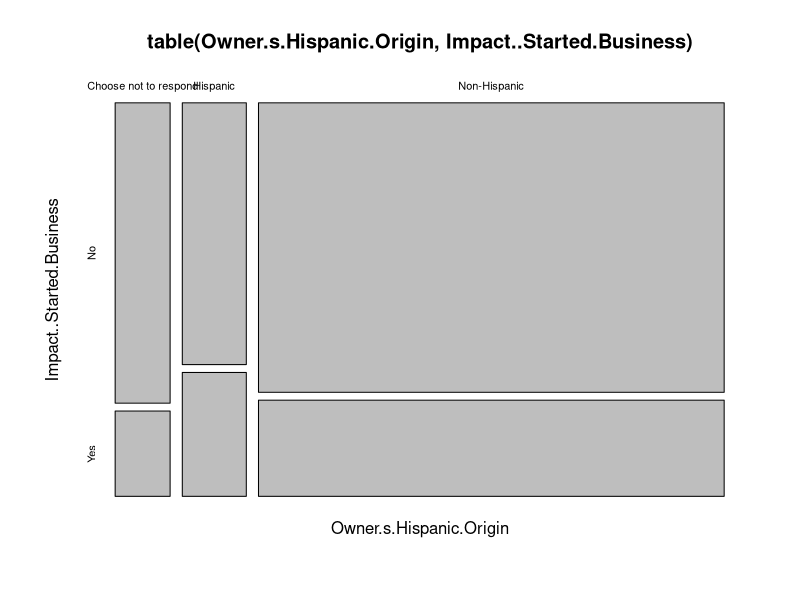
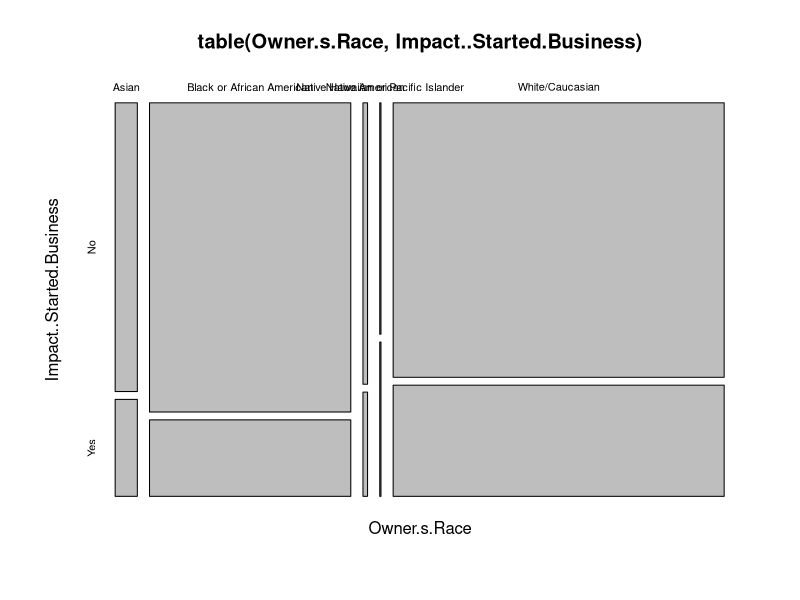

Reproduce these figures in R, in order. (Note: this script raises an error after producing the figures.)
rm = (list = ls())

library(dplyr)
library(tidyverse)
#library(DataExplorer)


raw <- read.csv("tempraw.csv", stringsAsFactors = FALSE)
raw <- raw[1:17078,]

colnames(raw)


nrow(raw)
head(raw)
tail(raw)
str(raw)

temp <- raw %>% filter(Impact..Started.Business %in% c("Yes","No"))
temp <- temp %>% filter(!(Ownership.Gender=="Choose not to respond")) 
temp <- temp %>% filter(!(Owner.s.Race=="Choose not to respond"))
raw_regdata <- temp %>% filter(!(Owner.s.Race=="Choose not to respond"))
raw_regdata$old_emp <- raw_regdata$Company.s.Total.employees - raw_regdata$Impact..Created.New.Jobs
nrow(raw_regdata)
table(raw_regdata$Business.Status)
table(raw_regdata$Impact..Started.Business)


attach(raw_regdata)

table(Owner.s.Hispanic.Origin, Impact..Started.Business)
table(Owner.s.Hispanic.Origin, Impact..Started.Business)
plot(table(Owner.s.Hispanic.Origin, Impact..Started.Business))
table(County, Impact..Started.Business)
plot(table(Owner.s.Race, Impact..Started.Business))

raw_regdata$started <- as.numeric(if_else(raw_regdata$Impact..Started.Business == "Yes", 1, 0))
table(raw_regdata$started)

#Creating factor variable for County/Service center

x<-as.data.frame(table(ï..Service.Center)) 
quantile(x$Freq)
y <- as.data.frame(table(County)) 
quantile(y$Freq)
temp <- y%>%filter(Freq>475)
high_counties <- temp%>%select(County)
raw_regdata$CC <- if_else(County %in% high_counties$County, 1,0)
table(raw_regdata$CC)

#Feature Engineering
raw_regdata$County <- as.factor(raw_regdata$County)
raw_regdata$County <- relevel(raw_regdata$County, ref = "Prince Georges")
raw_regdata$Ownership.Gender <-  as.factor(raw_regdata$Ownership.Gender)
raw_regdata$Ownership.Gender <- relevel(raw_regdata$Ownership.Gender, ref = "Woman-Owned")
raw_regdata$Owner.s.Hispanic.Origin <-  as.factor(raw_regdata$Owner.s.Hispanic.Origin)
raw_regdata$Owner.s.Hispanic.Origin <-  relevel(raw_regdata$Owner.s.Hispanic.Origin, ref = "Hispanic")
raw_regdata$Owner.s.Race <- as.factor(raw_regdata$Owner.s.Race)
raw_regdata$Owner.s.Race <- relevel(raw_regdata$Owner.s.Race, ref = "Black or African American")

#Regression building

reg <- glm(started ~ as.factor(County) + as.factor(Attended.Group.Training.) + old_emp + NAICS.code 
                    +as.factor(Initial.Services.Sought.at.First.Visit)
                    + as.factor(Owner.s.Hispanic.Origin) +as.factor(Ownership.Gender) 
                    +as.factor(Owner.s.Race) 
                    ,data = raw_regdata, family = binomial(link = "logit"), control = list(maxit = 50))

summary(reg)
predict.glm(reg)
head(raw_regdata)






